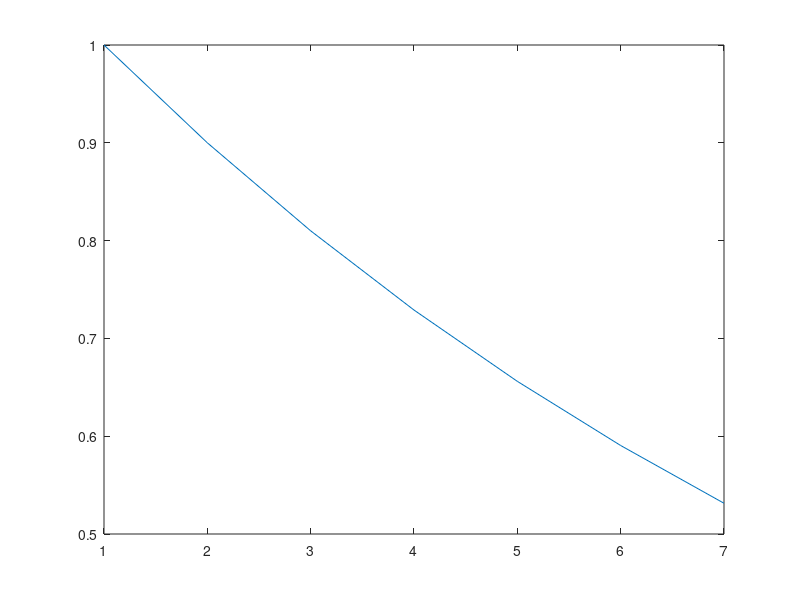

This figure's MATLAB source:
%% define
A = [-4, 1.9, -3.2, -12; -0.25, 2, 9, 0.3; 0.1, 7, -1, 5]
B = [-1, 0; 2, 3; -2, 1; 0, -1]

%% calu
C = A*B

%% logical
a = 4
a > 3 & a < 10

%% conditional data selection
I = A<0
r = A(I)

%% if_else
x = -5:5

%% for
yy(1) = 1;
for n = 1:6
    yy(n+1) = yy(n) - 0.1*yy(n)
end
x = 1:7
yy
plot(x, yy)

%% while
amount(1) = 1000;
r = 0.08;
p = 1;
while amount(p) < 2000
    amount(p+1) = amount(p)*(r+1);
    p = p+1;
end
p